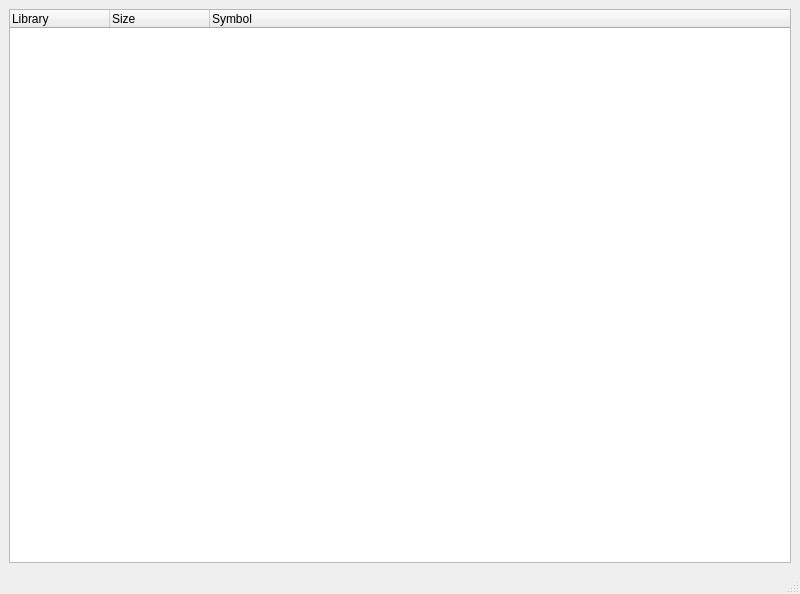
<?xml version="1.0" encoding="UTF-8"?>
<ui version="4.0">
 <class>MainWindow</class>
 <widget class="QMainWindow" name="MainWindow">
  <property name="geometry">
   <rect>
    <x>0</x>
    <y>0</y>
    <width>800</width>
    <height>594</height>
   </rect>
  </property>
  <property name="windowTitle">
   <string>MainWindow</string>
  </property>
  <widget class="QWidget" name="centralwidget">
   <layout class="QGridLayout" name="gridLayout">
    <item row="0" column="0">
     <widget class="QTreeWidget" name="treeWidget">
      <column>
       <property name="text">
        <string>Library</string>
       </property>
      </column>
      <column>
       <property name="text">
        <string>Size</string>
       </property>
      </column>
      <column>
       <property name="text">
        <string>Symbol</string>
       </property>
      </column>
     </widget>
    </item>
   </layout>
  </widget>
  <widget class="QMenuBar" name="menubar">
   <property name="geometry">
    <rect>
     <x>0</x>
     <y>0</y>
     <width>800</width>
     <height>20</height>
    </rect>
   </property>
  </widget>
  <widget class="QStatusBar" name="statusbar"/>
 </widget>
 <resources/>
 <connections/>
</ui>
